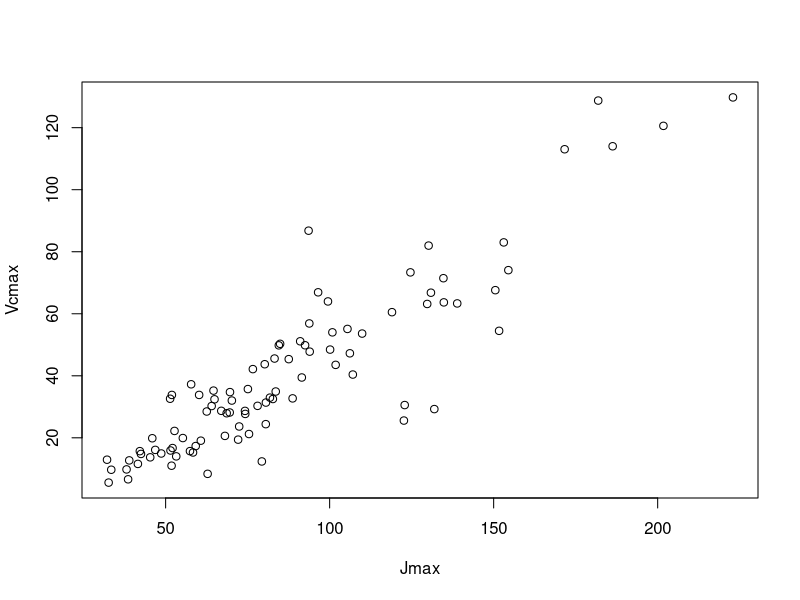

Generate this figure with R: (Note: this script raises an error after producing the figure.)
# read in photosynthesis measurements in Yunnan campaign measured by Zhou and Henrique
# ambient CO2 for Jmax was set as 2000 ppm by Henrique

PhotoData <- read.table("../../Data/LiCor/our 2016 sites.csv",
                        header=T,sep=",",
                        stringsAsFactors = F)

elv <-  PhotoData$Elevation*0.001 # km

Asat <- PhotoData$Asat_Photo..umol.m2.s. # umol m-2 s-1 (though recorded as mmol/m2/s in the paper, it must be wrong)
Amax <- as.numeric(PhotoData$Amax_Photo..umol.m2.s.)
Tleaf.asat <- PhotoData$Asat_Tleaf...C. # degreeC
Tleaf.amax <- PhotoData$Amax_Tleaf..C. # degreeC
x.asat <- PhotoData$Asat_CiCa
x.amax <- PhotoData$Amax_CiCa

# estimate Vcmax and Jmax with two-point method

#-1 estimate ca in the unit of Pa
ca.asat <- PhotoData$Asat_CO2..ppm.
ca.amax <- PhotoData$Amax_CO2..ppm.
pa.asat <- ca.asat*(101.3*exp(-0.114*elv)*0.001) # Pa
pa.amax <- ca.amax*(101.3*exp(-0.114*elv)*0.001) # Pa

#-2 estimate KK coefficient in the unit of Pa
Kc25 <- 41.03 # Kc25 at sea level in Pa
Ko25 <- 28210 # Ko25 at sea level in Pa
Kc <- Kc25*exp((79430/8.3145)*(1/298-1/(Tleaf.asat+273)))
Ko <- Ko25*exp((36380/8.3145)*(1/298-1/(Tleaf.asat+273)))
Po <- 21000*exp(-0.114*elv) # Pa
K <- Kc*(1+Po/Ko) # Pa
k <- K/pa.asat # deminsionless

#-3 Gammastar in the unit of Pa
gs25 <- 4.220    # Pa, assuming 25 deg C & 98.716 kPa)
dha  <- 37830    # J/mol
kR   <- 8.3145   # J/mol/K  
Y.asat <- gs25 * exp( dha * ( Tleaf.asat - 25.0 ) / ( 298.15 * kR * ( Tleaf.asat + 273.15 ) ) ) # Pa
Y.amax <- gs25 * exp( dha * ( Tleaf.amax - 25.0 ) / ( 298.15 * kR * ( Tleaf.amax + 273.15 ) ) ) # Pa
y.asat <- Y.asat/pa.asat # demensionless
y.amax <- Y.amax/pa.amax # demensionless

#-4 estimate Vcmax and Jmax
Vcmax <- Asat/((x.asat-y.asat)/(x.asat+k)-0.01) # mmol m-2 s-1

Jmax <- 4*(Amax + 0.01*Vcmax)*(x.amax+2*y.amax)/(x.amax-y.amax) # mmol m-2 s-1

plot(Jmax,Vcmax)

write.table(data.frame(PhotoData,Vcmax,Jmax),file="../../results/EstimateJmaxVcmaxfromLicorData.csv",sep=",",row.names=F)

